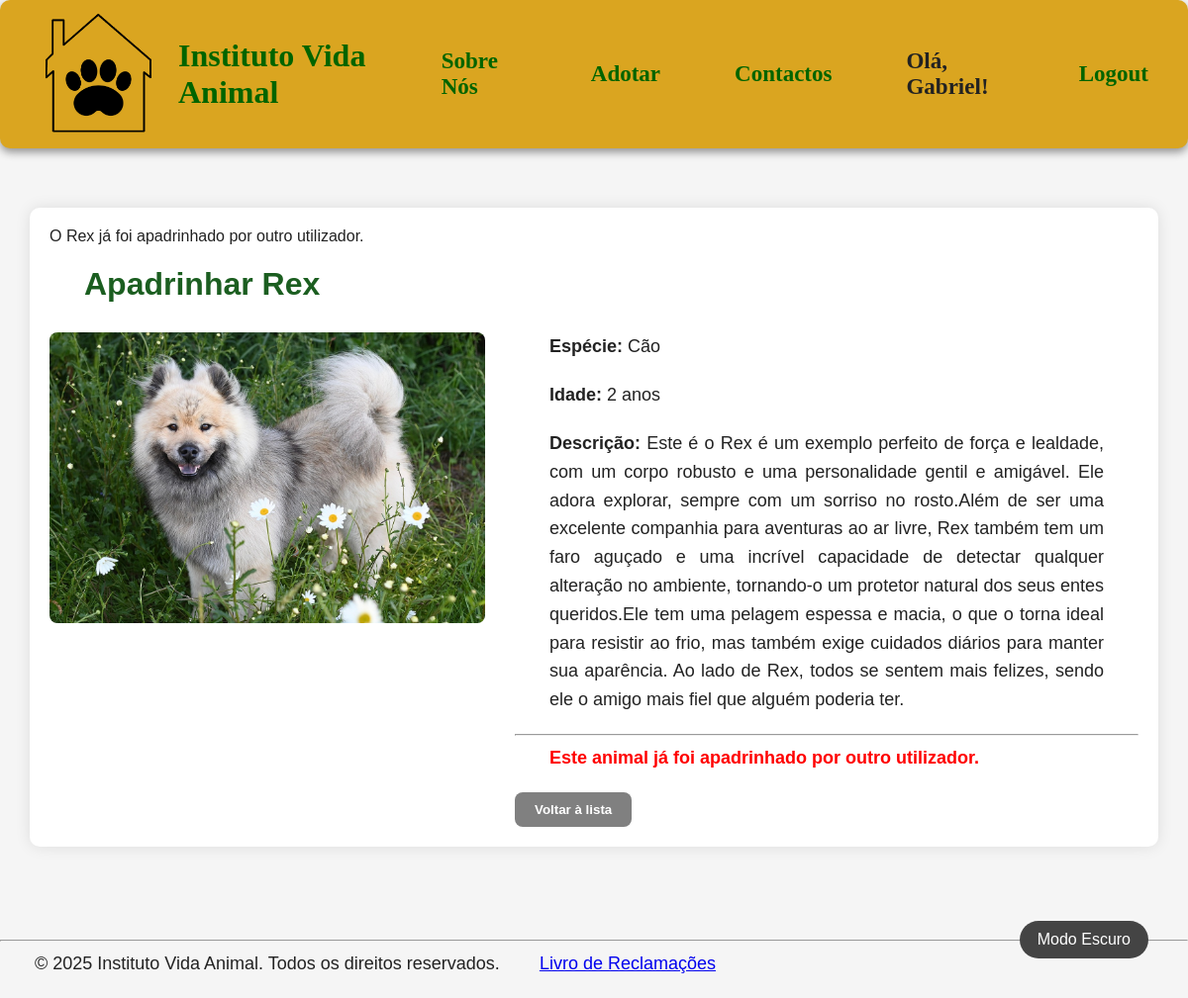
Page /apadrinhar/1/ (signed in) on the committed database.
### app_adocao/models.py (models this page shows, shortened)
class Animal(models.Model):
    ESPECIES = (
        ('gato', 'Gato'),
        ('cao', 'Cão'),
    )
    nome = models.CharField(max_length=15)
    idade = models.IntegerField()
    especie = models.CharField(choices=ESPECIES)
    descricao = models.CharField(max_length=1000)
    imagem = models.ImageField(upload_to='imgAnimal/')
    padrinho = models.ForeignKey(
            User,
            on_delete=models.SET_NULL,
            null=True,
            blank=True,
            related_name='animais_apadrinhados'
        )

### app_adocao/views.py (the view, shortened to what this page needs)
# urls.py: path('apadrinhar/<int:animal_id>/', views.apadrinhar, name='apadrinhar'),
@login_required
def apadrinhar(request, animal_id):
    animal = get_object_or_404(Animal, id=animal_id)
    if animal.padrinho and animal.padrinho != request.user:
        messages.warning(request, f"O {animal.nome} já foi apadrinhado por outro utilizador.")
        return render(request, 'site/apadrinhar.html', {'animal': animal})

### app_adocao/templates/site/apadrinhar.html (shortened to what this page needs)
<!DOCTYPE html>
<html lang="pt">
    <head>
        {% load static %}
        <link rel="stylesheet" href="{% static 'css/style.css' %}">
        <link rel="stylesheet" href="{% static 'css/animais.css' %}">
        <link rel="stylesheet" href="{% static 'css/modoEscuro.css' %}">
    </head>
    <body>
        <header class="cabecalho">
            <div class="esquerda">
                <img src="{% static 'imagens/logo.png' %}" alt="Logo do Instituto Vida Animal" class="logo">
                <a class="home" href="/">Instituto Vida Animal</a>
            </div>
            <nav>
                <a href="../../sobreNos">Sobre Nós</a>
                <a href="../../adotar">Adotar</a>
                <a href="../../contactos">Contactos</a>
                {% if user.is_authenticated %}
                    <span>Olá, {{ user.username }}!</span>
                    <a href="{% url 'logout' %}">Logout</a>
                {% else %}
                    <a href="{% url 'sign_in' %}">Login</a>
                {% endif %}
            </nav>
        </header>
        <button id="darkModeToggle">Modo Escuro</button>
        <main>
            {% if messages %}
                <div class="messages">
                    {% for message in messages %}
                        <div class="{{ message.tags }}">{{ message }}</div>
                    {% endfor %}
                </div>
            {% endif %}
            <h1>Apadrinhar {{ animal.nome }}</h1>
            <div class="animal-detalhes">
                <img src="{{ animal.imagem.url }}" alt="{{ animal.nome }}">
                <div class="animal-info">
                    <p><strong>Espécie:</strong> {{ animal.get_especie_display }}</p>
                    <p><strong>Idade:</strong> {{ animal.idade }} anos</p>
                    <p><strong>Descrição:</strong> {{ animal.descricao }}</p>
                    <hr>
                    {% if not animal.padrinho %}
                        <form method="post">
                            {% csrf_token %}
                            <p>Deseja confirmar o apadrinhamento deste animal?</p>
                            <div class="botoes">
                                <a href="{% url 'adotar' %}">
                                    <button type="button" class="btn-voltar">Voltar à lista</button>
                                </a>
                                <button type="submit" class="btn-verde">Confirmar Apadrinhamento</button>
                            </div>
                        </form>
                    {% else %}
                        <p style="color: red; font-weight: bold;">
                            Este animal já foi apadrinhado por outro utilizador.
                        </p>
                        <div class="botoes">
                            <a href="{% url 'adotar' %}">
                                <button type="button" class="btn-voltar">Voltar à lista</button>
                            </a>
                        </div>
                    {% endif %}
                </div>
            </div>
        </main>
        <br><br>
        <footer>
            <hr>
            <p>
                &copy; 2025 Instituto Vida Animal. Todos os direitos reservados.
                <a class="sign_up" style="margin-left: 35px;"
                   href="https:/www.livroreclamacoes.pt/inicio"
                   rel="noopener noreferrer" target="_blank">
                   Livro de Reclamações
                </a>
            </p>
        </footer>
    </body>
</html>

### app_adocao/static/css/style.css (style rules this page uses)
body { font-family: Arial, sans-serif; background-color: whitesmoke; margin: 0; color: #222; padding-top: 160px; }
h1 { margin-left: 35px; font-family: 'Trebuchet MS', sans-serif; color: #1b5e20; }
p { text-align: justify; margin: 0 35px 20px 35px; font-size: large; line-height: 1.6; }
.cabecalho { display: flex; align-items: center; justify-content: space-between; padding: 0 40px; background-color: #daa520; border-radius: 10px; box-shadow: 0 4px 8px rgba(0, 0, 0, 0.404); height: 150px; position: fixed; top: 0; left: 0; right: 0; z-index: 1000; }
.esquerda { display: flex; align-items: center; gap: 20px; }
.logo { width: 120px; height: auto; }
.home { font-size: 32px; font-family: cursive; font-weight: bolder; color: darkgreen; text-decoration: none; }
nav { font-family: cursive; display: flex; gap: 75px; align-items: center; font-weight: bolder; }
nav a, nav span { font-size: 23px; }
a:link:not(.sign_up), a:visited:not(.sign_up) { color: darkgreen; text-decoration: none; }
button { background-color: darkgreen; color: white; padding: 8px 20px; border-radius: 8px; border: none; cursor: pointer; transition: 0.3s; }
.btn-voltar { background-color: gray !important; color: white; font-weight: bold; text-decoration: none; padding: 10px 20px; border-radius: 8px; display: inline-block; }
.botoes { display: flex; gap: 15px; margin-top: 15px; flex-wrap: wrap; }
main { max-width: 1100px; margin: 50px auto; padding: 20px; background-color: white; border-radius: 10px; box-shadow: 0 0 15px rgba(0,0,0,0.1); }

### app_adocao/static/css/animais.css (style rules this page uses)
.animal-detalhes { display: flex; gap: 30px; align-items: flex-start; margin-top: 30px; }
.animal-detalhes img { max-width: 40%; height: auto; border-radius: 8px; object-fit: cover; }
.animal-info { flex: 1; }

### app_adocao/static/css/modoEscuro.css (style rules this page uses)
#darkModeToggle { cursor: pointer; font-size: 16px; padding: 10px 18px; border: none; border-radius: 50px; background-color: #444; color: white; transition: background-color 0.3s, transform 0.2s; margin: 20px; position: fixed; bottom: 20px; right: 20px; z-index: 1000; }

### rows in the picture
Animal: nome "Rex", imagem (picture), especie "Cão", idade "2", descricao "Este é o Rex é um exemplo perfeito de força e lealdade, com um corpo robusto e uma personalidade gentil e amigável. Ele adora explorar, sempre com um sorriso no rosto.Além de ser uma excelente companhia para aventuras ao ar livre, Rex também tem um faro aguçado e uma incrível capacidade de detectar qualquer alteração no ambiente, tornando-o um protetor natural dos seus entes queridos.Ele tem uma pelagem espessa e macia, o que o torna ideal para resistir ao frio, mas também exige cuidados diários para manter sua aparência. Ao lado de Rex, todos se sentem mais felizes, sendo ele o amigo mais fiel que alguém poderia ter."

### other values in the picture
{{ user.username }} "Gabriel"
{{ message }} "O Rex já foi apadrinhado por outro utilizador."
